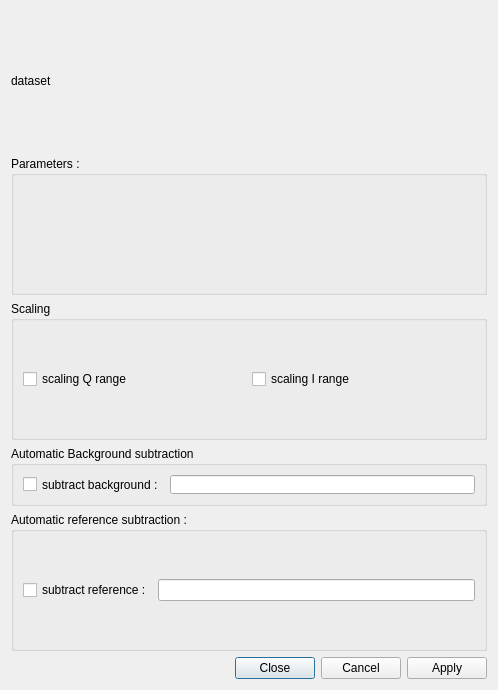
<?xml version="1.0" encoding="UTF-8"?>
<ui version="4.0">
 <class>dlgSAXSAbsolute</class>
 <widget class="QDialog" name="dlgSAXSAbsolute">
  <property name="geometry">
   <rect>
    <x>0</x>
    <y>0</y>
    <width>498</width>
    <height>690</height>
   </rect>
  </property>
  <property name="minimumSize">
   <size>
    <width>0</width>
    <height>553</height>
   </size>
  </property>
  <property name="windowTitle">
   <string>Absolute Intensities</string>
  </property>
  <layout class="QVBoxLayout" name="verticalLayout">
   <item>
    <widget class="QLabel" name="labelDataset">
     <property name="minimumSize">
      <size>
       <width>0</width>
       <height>20</height>
      </size>
     </property>
     <property name="baseSize">
      <size>
       <width>0</width>
       <height>0</height>
      </size>
     </property>
     <property name="text">
      <string>dataset</string>
     </property>
     <property name="alignment">
      <set>Qt::AlignJustify|Qt::AlignVCenter</set>
     </property>
    </widget>
   </item>
   <item>
    <widget class="QGroupBox" name="groupBox">
     <property name="title">
      <string>Parameters :</string>
     </property>
     <layout class="QGridLayout" name="gridLayout">
      <item row="0" column="0">
       <layout class="QFormLayout" name="formLayout">
        <property name="fieldGrowthPolicy">
         <enum>QFormLayout::AllNonFixedFieldsGrow</enum>
        </property>
        <property name="labelAlignment">
         <set>Qt::AlignRight|Qt::AlignTrailing|Qt::AlignVCenter</set>
        </property>
       </layout>
      </item>
     </layout>
    </widget>
   </item>
   <item>
    <widget class="QGroupBox" name="groupBox_2">
     <property name="title">
      <string>Scaling</string>
     </property>
     <layout class="QHBoxLayout" name="horizontalLayout">
      <item>
       <widget class="QCheckBox" name="checkQrange">
        <property name="text">
         <string>scaling Q range</string>
        </property>
       </widget>
      </item>
      <item>
       <widget class="QCheckBox" name="checkIrange">
        <property name="text">
         <string>scaling I range</string>
        </property>
       </widget>
      </item>
     </layout>
    </widget>
   </item>
   <item>
    <widget class="QGroupBox" name="groupBoxBack">
     <property name="maximumSize">
      <size>
       <width>16777215</width>
       <height>60</height>
      </size>
     </property>
     <property name="title">
      <string>Automatic Background subtraction</string>
     </property>
     <layout class="QVBoxLayout" name="verticalLayout_3">
      <item>
       <layout class="QHBoxLayout" name="horizontalLayout_3">
        <item>
         <widget class="QCheckBox" name="checkSubtractBack">
          <property name="maximumSize">
           <size>
            <width>16777215</width>
            <height>20</height>
           </size>
          </property>
          <property name="text">
           <string>subtract background :</string>
          </property>
         </widget>
        </item>
        <item>
         <widget class="QLineEdit" name="txtBackground"/>
        </item>
       </layout>
      </item>
     </layout>
    </widget>
   </item>
   <item>
    <widget class="QGroupBox" name="groupBoxReference">
     <property name="enabled">
      <bool>true</bool>
     </property>
     <property name="title">
      <string>Automatic reference subtraction :</string>
     </property>
     <layout class="QVBoxLayout" name="verticalLayout_2">
      <item>
       <layout class="QHBoxLayout" name="horizontalLayout_2">
        <item>
         <widget class="QCheckBox" name="checkSubstractRef">
          <property name="text">
           <string>subtract reference :</string>
          </property>
         </widget>
        </item>
        <item>
         <widget class="QLineEdit" name="txtReference"/>
        </item>
       </layout>
      </item>
     </layout>
    </widget>
   </item>
   <item>
    <widget class="QDialogButtonBox" name="buttonBox">
     <property name="orientation">
      <enum>Qt::Horizontal</enum>
     </property>
     <property name="standardButtons">
      <set>QDialogButtonBox::Apply|QDialogButtonBox::Cancel|QDialogButtonBox::Close</set>
     </property>
    </widget>
   </item>
  </layout>
 </widget>
 <resources/>
 <connections>
  <connection>
   <sender>buttonBox</sender>
   <signal>rejected()</signal>
   <receiver>dlgSAXSAbsolute</receiver>
   <slot>reject()</slot>
   <hints>
    <hint type="sourcelabel">
     <x>316</x>
     <y>260</y>
    </hint>
    <hint type="destinationlabel">
     <x>286</x>
     <y>274</y>
    </hint>
   </hints>
  </connection>
 </connections>
</ui>
